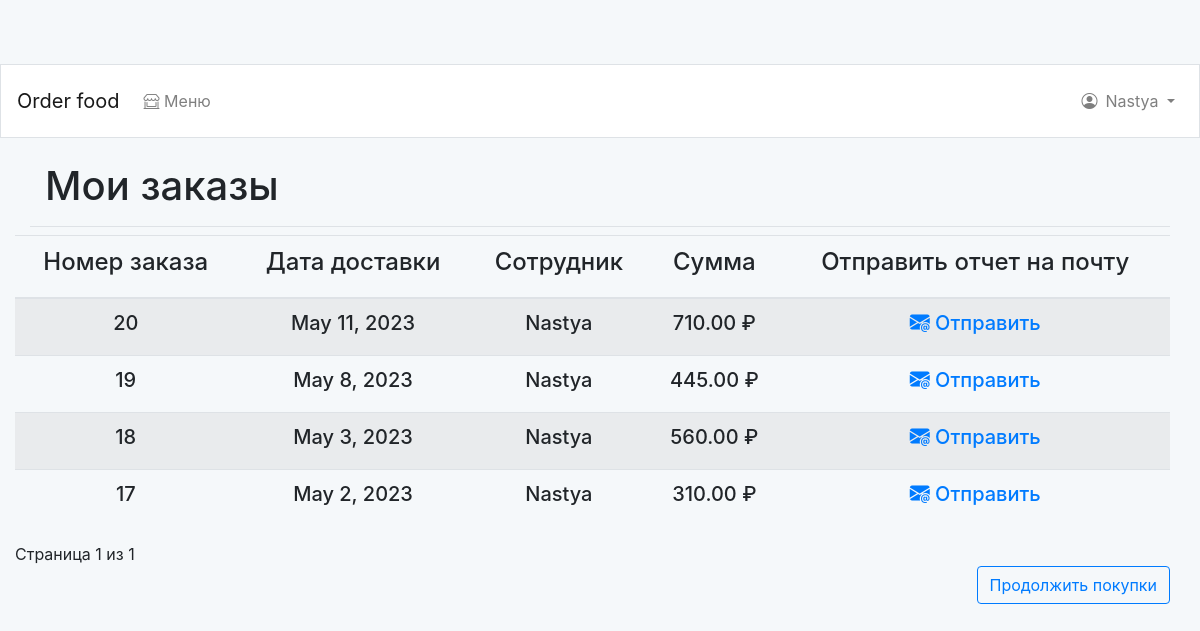
/orders/history/ (signed in), run on an earlier commit of the app's database.
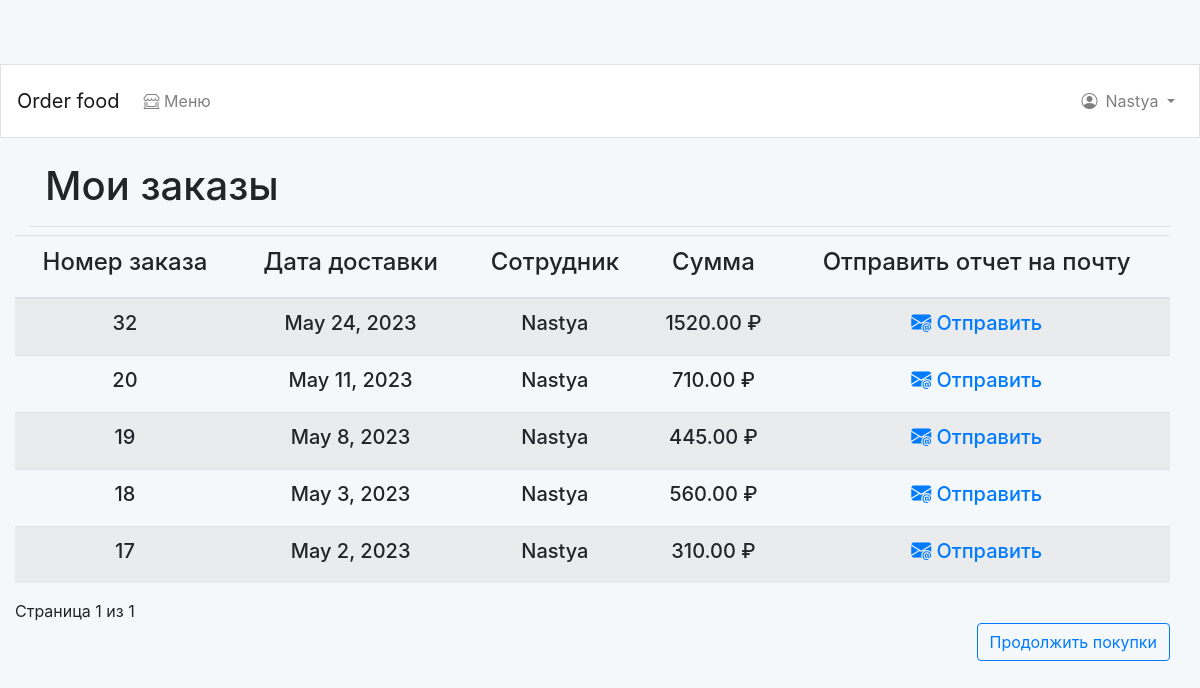
And on a later commit of the database.
### orders/models.py (models this page shows, shortened)
class Order(models.Model):
    name = models.ForeignKey(User,
                             related_name='name_employee',
                             on_delete=models.CASCADE)
    date = models.DateField()
    created = models.DateTimeField(auto_now_add=True)
    updated = models.DateTimeField(auto_now=True)
    paid = models.BooleanField(default=False)
    class Meta:
        ordering = ['-created']
        indexes = [
            models.Index(fields=['created']),
        ]

### orders/views.py (the view)
@login_required
def get_orders_history(request):
    client = list(User.objects.filter(id=request.user.id).values())
    orders_list = [order for order in list(Order.objects.all().values())
                   if order['name_id'] == client[0]['id']]
    orders_id = [id['id'] for id in orders_list]
    print(orders_list)
    orders_item_sum = {}
    for i in orders_id:
        orders_item_sum[i] = 0
    for item in list(OrderItem.objects.all().values()):
        for i in list(orders_item_sum.keys()):
            print(item)
            if item['order_id'] == i:
                orders_item_sum[i] += item['price'] * item['quantity']
                print(orders_item_sum)
    for order in orders_list:
        if int(order['id']) in list(orders_item_sum.keys()):
            order['price'] = orders_item_sum[int(order['id'])]
    paginator = Paginator(orders_list, 5)
    page_number = request.GET.get('page', 1)
    try:
        orders = paginator.page(page_number)
    except PageNotAnInteger:
        orders = paginator.page(1)
    except EmptyPage:
        orders = paginator.page(paginator.num_pages)
    return render(request,
                  'orders/order/history.html',
                  {'orders': orders})

### cart/cart.py (called while the page is built)
    def __len__(self):
        return sum(item['quantity'] for item in self.cart.values())

### cart/context_processors.py (called while the page is built)
def cart(request):
    return {'cart': Cart(request)}

### orders/templates/orders/order/history.html (shortened to what this page needs)
{% extends "food_order/base.html" %}
{% load static %}
{% block page_header %}
  <h1>Мои заказы</h1>
{% endblock %}
{% block content %}
  <div class="row mr-auto">
    <div class="col-md-12 col-sm-12">
      <table class="table table-striped shoplist">
        <thead class="shopunit" >
          <tr>
            <th class="primary">
              <h4 class="text-center">Номер заказа</h4>
            </th>
            <th class="primary">
              <h4 class="text-center">Дата доставки</h4>
            </th>
            <th class="primary">
              <h4 class="text-center">Сотрудник</h4>
            </th>
            <th class="primary">
              <h4 class="text-center">Сумма</h4>
            </th>
            <th class="primary">
              <h4 class="text-center">Отправить отчет на почту</h4>
            </th>
          </tr>
        </thead>
        <tbody>
          {% for order in orders %}
            <tr>
              <td>
                <h5 class="text-center">{{ order.id }}</h5>
              </td>
              <td>
                <h5 class="text-center">{{ order.date }}</h5>
              </td>
              <td>
                <h5 class="text-center">{{ user.username }}</h5>
              </td>
              <td>
                  <h5 class="text-center">{{ order.price }} ₽</h5>
              </td>
              <td>
                <a href="{% url 'orders:order_pdf' order.id %}"><h5 class="text-center"><i class="bi bi-envelope-at-fill"></i> Отправить</h5></a>
              </td>
            </tr>
          {% endfor %}
        </tbody>
      </table>
      {% include "pagination.html" with page=orders %}
      <p class="text-right">
        <a  href="{% url 'food_order:dish_list' %}" class="btn btn-outline-primary">Продолжить покупки</a>
      </p>
    </div>
  </div>
{% endblock %}

### food_order/templates/food_order/base.html (shortened to what this page needs)
<!doctype html>
<html lang="en">
  <head>
    <link rel="stylesheet" href="https://cdn.jsdelivr.net/npm/bootstrap@4.0.0/dist/css/bootstrap.min.css">
    <link rel="stylesheet" href="https://cdn.jsdelivr.net/npm/bootstrap-icons@1.10.5/font/bootstrap-icons.css">
    <link rel="stylesheet" type="text/css" href="base.css">
  </head>
  <body>
      <nav class="navbar navbar-expand-md navbar-light  mb-4 border" style="background-color: #ffffff;">
        {% if user.is_authenticated %}
          <a class="navbar-brand" href="{% url 'food_order:dish_list'%}">
              Order food</a>
        {% else %}
          <a class="navbar-brand" href="{% url 'food_order:index'%}">
              Order food</a>
        {% endif %}
        <div class="collapse navbar-collapse" id="navbarCollapse">
          <ul class="navbar-nav mr-auto">
            <li class="nav-item my-2">
              <a class="nav-link" href="{% url 'food_order:dish_list' %}">
                <i class="bi bi-shop-window"></i> Меню</a>
            </li>
          </ul>
          <ul class="navbar-nav ml-auto">
            {% if user.is_authenticated %}
              <li class="nav-item dropdown my-2">
                <a class="nav-link dropdown-toggle" href="#" role="button" data-toggle="dropdown" aria-haspopup="true" aria-expanded="false">
                  <i class="bi bi-person-circle mr-2 mt-2"></i>{{ user.username }}
                </a>
              </li>
            {% endif %}
          </ul>
        </div>
      </nav>
        <div class="container pb-2 mb-2 border-bottom">
            {% block page_header %}{% endblock page_header %}
        </div>
        <div class="container-fluid  mb-2 noborder" >
            {% block content %}{% endblock content %}
        </div>
  </body>
</html>

### food_order/templates/pagination.html (shortened to what this page needs)
<div class="pagination">
  <span class="step-links">
    <span class="current">
      Страница {{ page.number }} из {{ page.paginator.num_pages }}
    </span>
    </span>
</div>

### static/css/base.css (style rules this page uses)
body { padding-top: 4em; background-color: #F5F8FA; }

What changed in the data, as far as the page shows it:
added Order: id "32", date "May 24, 2023", {{ user.username }} "Nastya", price "1520.00"
